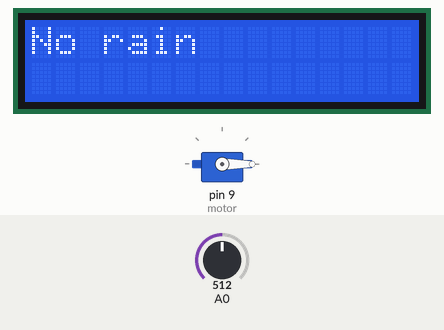
Recording of a sketch running on a simulated Arduino Uno, built with avr-gcc and run on an emulated ATmega328P. On the bench: 16×2 character LCD, servo. The inputs (shaded band) are chosen by the test bench; at power-on: A0 = 512.

Above: at 2.2 s.
2.3 s: A0 set to 500
At 2.9 s:
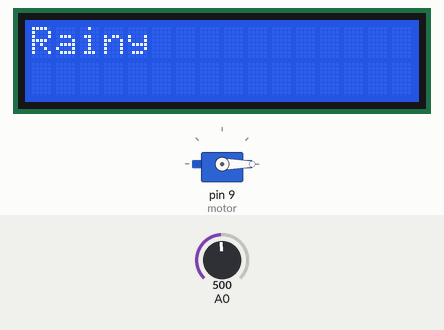
4.5 s: A0 set to 716
At 4.9 s:
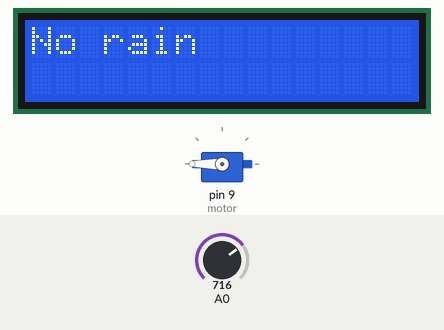
6.0 s: A0 set to 511
At 7.0 s:
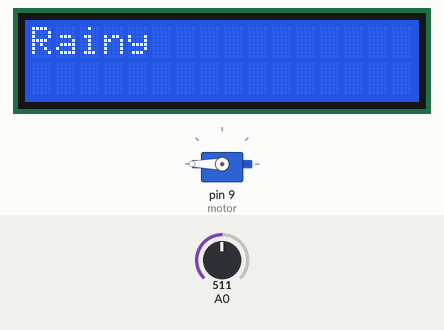
8.6 s: A0 set to 900
At 9.0 s:
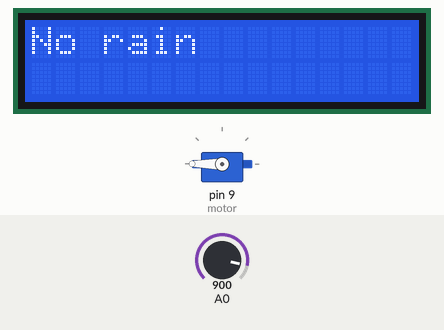
Timing chart, 0 to 11.6 s (numbered marks = the images above; inputs shaded):
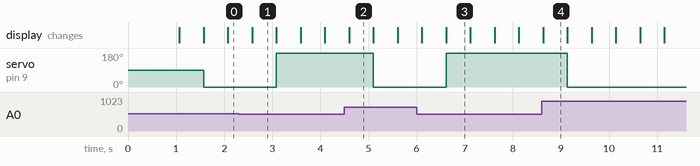

Measured:
- the behaviour switches between 512 and 511 on A0 (found by bisection; images 0 and 1)
- after the input at 2.3 s, servo on pin 9 (motor): 0° → 180° after 0.78 s; the display: first differs from a run without the input after 0.28 s (image 1)
- after the input at 4.5 s, servo on pin 9 (motor): 180° → 0° after 0.60 s; the display: first differs from a run without the input after 0.10 s (image 2)
- after the input at 6.0 s, servo on pin 9 (motor): 0° → 180° after 0.61 s; the display: first differs from a run without the input after 0.11 s (image 3)
- after the input at 8.6 s, servo on pin 9 (motor): 180° → 0° after 0.53 s; the display: first differs from a run without the input at once (image 4)
- what the display in image 1 shows lasts 0.5 s, from 2.6 s to 3.1 s

The sketch:

project_beta.ino
```cpp
#include <LiquidCrystal.h>
#include<Servo.h>
Servo motor; // define motor
LiquidCrystal lcd(12, 11, 5, 4, 3, 2); // define lcd

const int sensorMin = 0; // sensor maksimum
const int sensorMax = 1024; // sensor minimum

void setup() {
  Serial.begin(9600); // set connection speed
  lcd.begin(16, 2);
  lcd.print("Hello Master");
  delay(1000);
  lcd.clear();
  motor.attach(9); // attach motor to pin 3


}
void loop() {
  int sensorReading = analogRead(A0);
  int range = map(sensorReading, sensorMin, sensorMax, 0, 2);
  switch (range) {
    case 0:
      lcd.print("Rainy");
      delay(500);
      motor.write(180); //set motor angle to 180 degree
      lcd.clear();
      break;
    case 1:
      lcd.print("No rain");
      delay(500);
      motor.write(0); // set motor angle to initial
      lcd.clear();
      break;
  }
  delay(1);
}
```
